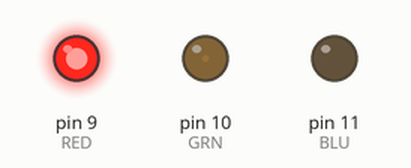
Recording of a sketch running on a simulated Arduino Uno, built with avr-gcc and run on an emulated ATmega328P. Parts: output pins drawn as LEDs (lit = HIGH).

Above: at 0.05 s.
At 1.15 s:
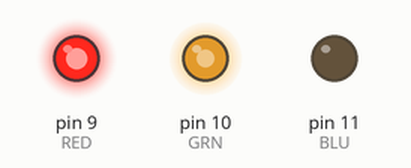
At 2.25 s:
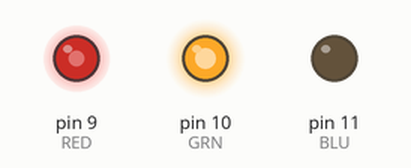
At 4.45 s:
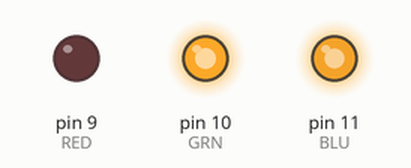
At 6.65 s:
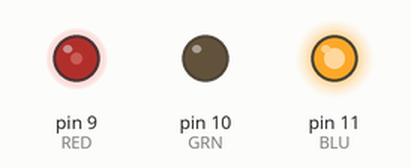
At 8.9 s:
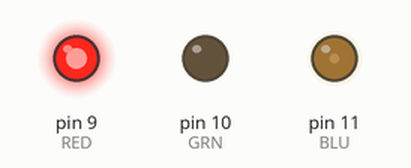
Timing chart, 0 to 11.9 s (numbered marks = the images above):
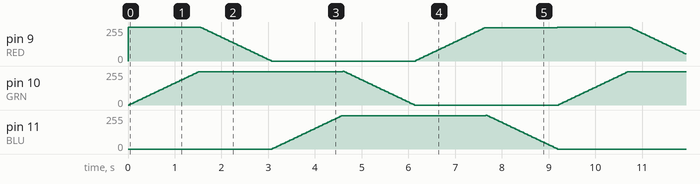

The sketch:

colorWheel.ino
```cpp
/*
 * This sketch cycles between colors Red, Green and Blue.
 * It acts like a color wheel. Starting from full Red
 * it continues to add more Green by raising it's brightness
 * value. When Green is at maximum brightness, Red color
 * begins to decrease in it's brightness. Then the same for
 * Blue until it goes back to Red, restarting the loop.
 * July 16, 2016 Artem(Atomic Charge)Shum
 */
#define DEL 30
#define RED 9
#define GRN 10
#define BLU 11
#define ST 5

void setup() {
  pinMode(RED, OUTPUT);
  pinMode(GRN, OUTPUT);
  pinMode(BLU, OUTPUT);
}

//Function which switches from one color to another
void switchTo(uint8_t a, uint8_t b){
  uint8_t i;
  //Add color a to color b
  for (uint8_t i = 0;i < 255; i+=ST){
    analogWrite(b, i);
    delay(DEL);
  }
  //Subtract color a from color b when color b is max
  //brightness
  for (i = 255;i > 0;i-=ST){
    analogWrite(a, i);
    delay(DEL);
  }
  //It would bug out if I didn't set it manualy to off
  analogWrite(a, 0);
}

void loop() {
  //Set Red color to max brightness
  analogWrite(RED, 255);
  analogWrite(GRN, 0);
  analogWrite(BLU, 0);

  //The wheel in action
  switchTo(RED, GRN);
  switchTo(GRN, BLU);
  switchTo(BLU, RED);

}
```
